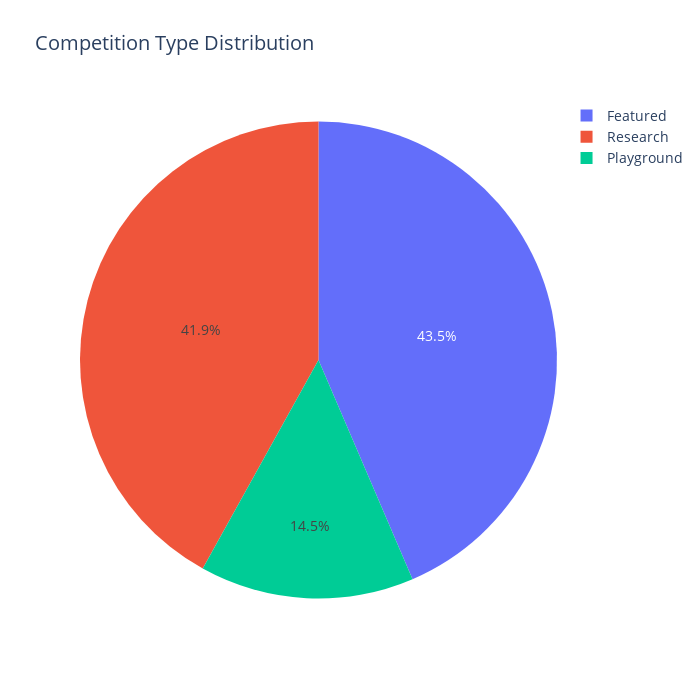

The notebook cell saved with this chart:
### Markdown cell above
### Competition types

### Code cell
cnt_srs = temp_df["HostSegmentTitle"].value_counts()

labels = (np.array(cnt_srs.index))
sizes = (np.array((cnt_srs / cnt_srs.sum())*100))

trace = go.Pie(labels=labels, values=sizes)
layout = go.Layout(
    title='Competition Type Distribution',
    font=dict(size=14),
    width=700,
    height=700,
)
data = [trace]
fig = go.Figure(data=data, layout=layout)
py.iplot(fig, filename="usertype")

### Figure 1 — Plotly figure (JSON) as saved in the notebook; plotly's stock layout.template omitted (floating-point values rounded to 4 significant figures)
{"data": [{"labels": ["Featured", "Research", "Playground"], "type": "pie", "values": [43.55, 41.94, 14.52]}], "layout": {"font": {"size": 14}, "height": 700, "title": {"text": "Competition Type Distribution"}, "width": 700}}
